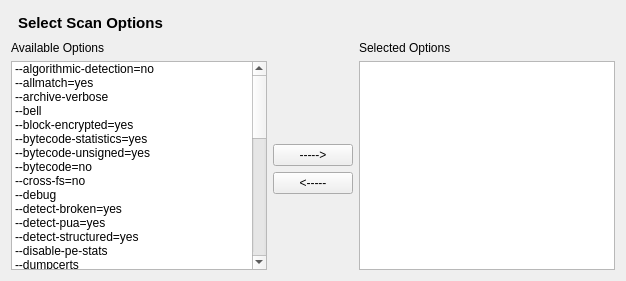
     <widget class="QWidget" name="wizardPage_4">
      <layout class="QGridLayout" name="gridLayout">
       <item row="0" column="0" colspan="3">
        <layout class="QHBoxLayout" name="horizontalLayout">
         <item>
          <widget class="QLabel" name="label">
           <property name="maximumSize">
            <size>
             <width>16777215</width>
             <height>16777215</height>
            </size>
           </property>
           <property name="font">
            <font>
             <pointsize>11</pointsize>
             <bold>true</bold>
            </font>
           </property>
           <property name="styleSheet">
            <string notr="true">padding:3px</string>
           </property>
           <property name="frameShape">
            <enum>QFrame::NoFrame</enum>
           </property>
           <property name="frameShadow">
            <enum>QFrame::Sunken</enum>
           </property>
           <property name="text">
            <string>Select Scan Options</string>
           </property>
          </widget>
         </item>
         <item>
          <spacer name="horizontalSpacer_2">
           <property name="orientation">
            <enum>Qt::Horizontal</enum>
           </property>
           <property name="sizeHint" stdset="0">
            <size>
             <width>40</width>
             <height>20</height>
            </size>
           </property>
          </spacer>
         </item>
        </layout>
       </item>
       <item row="1" column="0">
        <widget class="QLabel" name="availableOptionsLabel">
         <property name="text">
          <string>Available Options</string>
         </property>
        </widget>
       </item>
       <item row="1" column="2">
        <widget class="QLabel" name="selectedOptionsLabel">
         <property name="text">
          <string>Selected Options</string>
         </property>
        </widget>
       </item>
       <item row="2" column="0" rowspan="4">
        <widget class="QListWidget" name="availableOptionsList">
         <property name="sortingEnabled">
          <bool>true</bool>
         </property>
         <item>
          <property name="text">
           <string>--algorithmic-detection=no</string>
          </property>
          <property name="toolTip">
           <string>deactivate algorithmic detection</string>
          </property>
         </item>
         <item>
          <property name="text">
           <string>--allmatch=yes</string>
          </property>
          <property name="toolTip">
           <string>Continue scanning within file after finding a match</string>
          </property>
         </item>
         <item>
          <property name="text">
           <string>--archive-verbose</string>
          </property>
          <property name="toolTip">
           <string>Show filenames inside scanned archives</string>
          </property>
         </item>
         <item>
          <property name="text">
           <string>--bell</string>
          </property>
          <property name="toolTip">
           <string>Sound bell on virus detection</string>
          </property>
         </item>
         <item>
          <property name="text">
           <string>--block-encrypted=yes</string>
          </property>
          <property name="toolTip">
           <string>Block encrypted archives</string>
          </property>
         </item>
         <item>
          <property name="text">
           <string>--bytecode-statistics=yes</string>
          </property>
          <property name="toolTip">
           <string>Collect and print bytecode statistics</string>
          </property>
         </item>
         <item>
          <property name="text">
           <string>--bytecode-unsigned=yes</string>
          </property>
          <property name="toolTip">
           <string>Load unsigned bytecode</string>
          </property>
         </item>
         <item>
          <property name="text">
           <string>--bytecode=no</string>
          </property>
          <property name="toolTip">
           <string>Don't load bytecode from the database</string>
          </property>
         </item>
         <item>
          <property name="text">
           <string>--cross-fs=no</string>
          </property>
          <property name="toolTip">
           <string>Do not scan files and directories on other filesystems</string>
          </property>
         </item>
         <item>
          <property name="text">
           <string>--debug</string>
          </property>
          <property name="toolTip">
           <string>Enable libclamav's debug messages</string>
          </property>
          <property name="background">
           <brush brushstyle="NoBrush">
            <color alpha="255">
             <red>255</red>
             <green>255</green>
             <blue>255</blue>
            </color>
           </brush>
          </property>
         </item>
         <item>
          <property name="text">
           <string>--detect-broken=yes</string>
          </property>
          <property name="toolTip">
           <string>Try to detect broken executable files</string>
          </property>
         </item>
         <item>
          <property name="text">
           <string>--detect-pua=yes</string>
          </property>
          <property name="toolTip">
           <string>Detect Possibly Unwanted Applications</string>
          </property>
         </item>
         <item>
          <property name="text">
           <string>--detect-structured=yes</string>
          </property>
          <property name="toolTip">
           <string>Detect structured data (SSN, Credit Card)</string>
          </property>
         </item>
         <item>
          <property name="text">
           <string>--disable-pe-stats</string>
          </property>
          <property name="toolTip">
           <string>Disable submission of individual PE sections in stats submissions</string>
          </property>
         </item>
         <item>
          <property name="text">
           <string>--dumpcerts</string>
          </property>
          <property name="toolTip">
           <string>Dump authenticode certificate chain in PE files</string>
          </property>
         </item>
         <item>
          <property name="text">
           <string>--enable-stats</string>
          </property>
          <property name="toolTip">
           <string>Enable statistical reporting of malware</string>
          </property>
         </item>
         <item>
          <property name="text">
           <string>--heuristic-scan-precedence=yes</string>
          </property>
          <property name="toolTip">
           <string>Stop scanning as soon as a heuristic match is found</string>
          </property>
         </item>
         <item>
          <property name="text">
           <string>--infected</string>
          </property>
          <property name="toolTip">
           <string>Only print infected files</string>
          </property>
         </item>
         <item>
          <property name="text">
           <string>--leave-temps=yes</string>
          </property>
          <property name="toolTip">
           <string>Do not remove temporary files</string>
          </property>
         </item>
         <item>
          <property name="text">
           <string>--no-summary</string>
          </property>
          <property name="toolTip">
           <string>Disable summary at end of scanning</string>
          </property>
         </item>
         <item>
          <property name="text">
           <string>--nocerts</string>
          </property>
          <property name="toolTip">
           <string>Disable authenticode certificate chain verification in PE files</string>
          </property>
         </item>
         <item>
          <property name="text">
           <string>--official-db-only=yes</string>
          </property>
          <property name="toolTip">
           <string>Only load official signatures</string>
          </property>
         </item>
         <item>
          <property name="text">
           <string>--partition-intersection=yes</string>
          </property>
          <property name="toolTip">
           <string>Detect partition intersections in raw disk images using heuristics.</string>
          </property>
         </item>
         <item>
          <property name="text">
           <string>--phishing-cloak=yes</string>
          </property>
          <property name="toolTip">
           <string>Always block cloaked URLs (phishing module)</string>
          </property>
         </item>
         <item>
          <property name="text">
           <string>--phishing-scan-urls=no</string>
          </property>
          <property name="toolTip">
           <string>deactivate URL-based phishing detection</string>
          </property>
         </item>
         <item>
          <property name="text">
           <string>--phishing-sigs=no</string>
          </property>
          <property name="toolTip">
           <string>Deactivate signature-based phishing detection</string>
          </property>
         </item>
         <item>
          <property name="text">
           <string>--phishing-ssl=yes</string>
          </property>
          <property name="toolTip">
           <string>Always block SSL mismatches in URLs (phishing module)</string>
          </property>
         </item>
         <item>
          <property name="text">
           <string>--quiet</string>
          </property>
          <property name="toolTip">
           <string>Only output error messages</string>
          </property>
         </item>
         <item>
          <property name="text">
           <string>--remove=yes</string>
          </property>
          <property name="toolTip">
           <string>Remove infected files. Be careful!</string>
          </property>
         </item>
         <item>
          <property name="text">
           <string>--scan-archive=no</string>
          </property>
          <property name="toolTip">
           <string>Don't Scan archive files</string>
          </property>
         </item>
         <item>
          <property name="text">
           <string>--scan-elf=no</string>
          </property>
          <property name="toolTip">
           <string>don't scan ELF files</string>
          </property>
         </item>
         <item>
          <property name="text">
           <string>--scan-html=no</string>
          </property>
          <property name="toolTip">
           <string>don't scan HTML files</string>
          </property>
         </item>
         <item>
          <property name="text">
           <string>--scan-mail=no</string>
          </property>
          <property name="toolTip">
           <string>don't scan mail files</string>
          </property>
         </item>
         <item>
          <property name="text">
           <string>--scan-ole2=no</string>
          </property>
          <property name="toolTip">
           <string>don't scan OLE2 containers</string>
          </property>
         </item>
         <item>
          <property name="text">
           <string>--scan-pdf=no</string>
          </property>
          <property name="toolTip">
           <string>don't scan PDF files</string>
          </property>
         </item>
         <item>
          <property name="text">
           <string>--scan-pe=no</string>
          </property>
          <property name="toolTip">
           <string>don't scan PE files</string>
          </property>
         </item>
         <item>
          <property name="text">
           <string>--scan-swf=no</string>
          </property>
          <property name="toolTip">
           <string>don't scan SWF files</string>
          </property>
         </item>
         <item>
          <property name="text">
           <string>--stdout</string>
          </property>
          <property name="toolTip">
           <string>Write to stdout instead of stderr</string>
          </property>
         </item>
         <item>
          <property name="text">
           <string>--suppress-ok-results</string>
          </property>
          <property name="toolTip">
           <string>Skip printing OK files</string>
          </property>
         </item>
         <item>
          <property name="text">
           <string>--verbose</string>
          </property>
          <property name="toolTip">
           <string>Be verbose</string>
          </property>
         </item>
        </widget>
       </item>
       <item row="2" column="1">
        <spacer name="verticalSpacer_2">
         <property name="orientation">
          <enum>Qt::Vertical</enum>
         </property>
         <property name="sizeHint" stdset="0">
          <size>
           <width>20</width>
           <height>77</height>
          </size>
         </property>
        </spacer>
       </item>
       <item row="2" column="2" rowspan="4">
        <widget class="QListWidget" name="selectedOptionsList">
         <property name="sortingEnabled">
          <bool>true</bool>
         </property>
        </widget>
       </item>
       <item row="3" column="1">
        <widget class="QPushButton" name="addButton">
         <property name="text">
          <string>-----&gt;</string>
         </property>
        </widget>
       </item>
       <item row="4" column="1">
        <widget class="QPushButton" name="removeButton">
         <property name="text">
          <string>&lt;-----</string>
         </property>
        </widget>
       </item>
       <item row="5" column="1">
        <spacer name="verticalSpacer_3">
         <property name="orientation">
          <enum>Qt::Vertical</enum>
         </property>
         <property name="sizeHint" stdset="0">
          <size>
           <width>20</width>
           <height>76</height>
          </size>
         </property>
        </spacer>
       </item>
      </layout>
     </widget>
